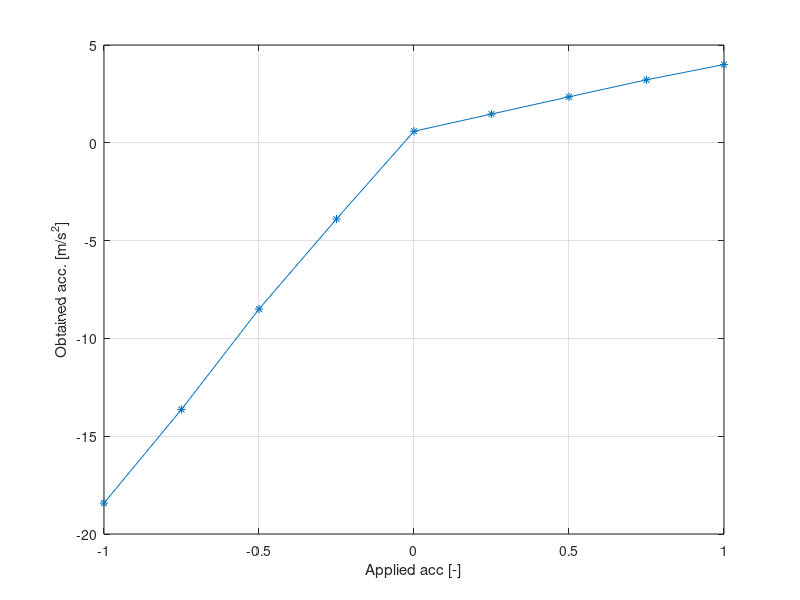

Recreate this plot in MATLAB.
% Motorcycle model definition file.
% Author(s): G.D Wood
% Copyright 1990-2002 The MathWorks, Inc.

% Inertia parameters.
Mff_str = 13.1;  % kg.  Mass of the front steering body (steering axle + suspension)
Mff_sus = 17.5;  % kg.  Mass of the suspension
Mmain  = 209.6;  % kg.  Mass of the main frame
Mfw = 25.6;      % kg.  Mass of the front wheel
Mrw = 25.6;      % kg.  Mass of the rear wheel
Mubr = 44.5;     % kg.  Mass of the rider
Mswg_arm = 0;    % kg.  Mass of the swingarm

% Inertia parameters for the front suspension
Iff_strx = 0.8;  % kg*m^2. 
Iff_stry = 1.2;  % kg*m^2. 
Iff_strz = 0.5;  % kg*m^2. 
Iff_strxz = 0;   % kg*m^2. 

% Inertia matrix for the front suspension
Iff_sus = [Iff_stry 0 Iff_strxz;
           0 Iff_stry 0;
           Iff_strxz 0 Iff_strz*0.1]*0.2 ;
       
% Inertia matrix for the rear suspension
Iff_rear_sus = [Iff_stry 0 Iff_strxz;0 Iff_stry 0;Iff_strxz 0 Iff_strz*0.1]*0.2 ;

% Inertia parameters for the main frame
Imnx = 6.9;      % kg*m^2. 
Imny = 34.1;     % kg*m^2.
Imnz = 21.1;     % kg*m^2.
Imnxz  = 1.7;    % kg*m^2.

% Inertia matrix for the main frame
Imn = [Imnx+5 0 Imnxz;0 Imny 0;Imnxz 0 Imnz+5]*0.68 ;

% Inertia matrix for the front steer body
Iff_str = [Iff_stry 0 Iff_strxz;
           0 Iff_stry 0;
           Iff_strxz 0 Iff_strz*0.1]*0.25 ;
       
% Inertia parameters for the rider
Iubrx = 1.3;     % kg*m^2.
Iubry = 2.1;     % kg*m^2.
Iubrz = 1.4;     % kg*m^2.
Iubrxz = 0.3;    % kg*m^2.

% Inertia matrix for the rider
Iubr = [Iubrx 0 Iubrxz;0 Iubry 0;Iubrxz 0 Iubrz] ;

% Inertia parameters for the front wheel and rear wheel
Ifwx = 0.3 ;     % kg*m^2.
Ifwy  = 0.58;    % kg*m^2.
Ifwz = 0.3 ;     % kg*m^2.
Irwx = 0.38 ;    % kg*m^2.
Irwy = 0.74;     % kg*m^2.
Irwz = 0.38 ;    % kg*m^2.

% Inertia matrix for the front wheel and rear wheel
Ifw = [Ifwx 0 0;0 Ifwy 0;0 0 Ifwz] ;
Irw = [Irwx 0 0;0 Irwy 0;0 0 Irwz] ;

% Geometric parameters.
x1  =  0.770;   % m
z1  = -0.582;   % m
x2  =  1.168;   % m
z2  = -0.834;   % m
x3  =  1.165;   % m
z3  = -0.869;   % m
x4  =  1.225;   % m
z4  = -0.867;   % m
x5  =  1.539;   % m
z5  = -0.318;   % m
x6  =  1.539;   % m
z6  = -0.318;   % m
x7  =  0.000;   % m
z7  = -0.321;   % m
x8  =  0.680;   % m
z8  = -0.532;   % m
x9  =  0.600;   % m
z9  = -1.000;   % m
x10 =  0.600;   % m
z10 = -1.190;   % m
x11 =  0.400;   % m
z11 = -0.321;   % m
x12 =  0.000;   % m
z12 = -0.330;   % m
x13 =  0.000;   % m
z13 = -0.700;   % m
x14 =  0.100;   % m
z14 = -0.330;   % m
r_tcf = 0.049;  % m  Front camber const.
r_tcr = 0.07;   % m  Rear camber const.
fwrad = 0.319;  % m  Front wheel radius
rwrad = 0.321;  % m  Rear wheel radius
epsilon = 0.52; %rad Steer axle inclination with the vertical

% Suspension parameters.
r_sprld0 = 1540.0;  
f_sprld0 = 940.0;  
Ksf = 9000.0;  
Csf = 550.0;  
Ksr = 25700.0;
Csr = 1100.0; 
Ktf = 115000.0;  
Ktr = 170000.0;  
fw_ld0 = 1250.0;  
rw_ld0 = 1792.0;

% Stiffness and damping parameters.
Kp_ubr = 10000.0;
Cp_ubr = 85.2;  
Kp_twst = 34100.0;  
Cp_twst = 99.7;  
Kp_str = 0.0;
Kp_sts = 1000000.0;  
Cp_str = 7.4;  


% Tyre parameters.
C_Mgf = 4.8;
C_Mgr = 7.9;
C_Faf = 1.85e4;
C_Far = 2.58e4;
C_Fgf = 1.71e3;
C_Fgr = 2.80e3;
p_agf = 0.46;  
p_agr = 0.4;
p_ggf = 0.36;  
p_ggr = 0.5;  
q_aaf = 10.1;  
q_aar = 10.1; 
q_ggf = 5.1;  
q_ggr = 5.1;
t_pf = 0.03; 
t_pr = 0.03;  
n_af = 14;  
n_ar = 1.9;  
n_gf = 1.3; 
n_gr = 1.69;
sigma_fyr = 0.25;  
sigma_fyf = 0.25;  
r_sl_stf = 20000;  
f_sl_stf = 15000;

% Set-defaults
theta = 0.0; % Grade angle (gravity)
brake = 0.0; % Brake ratio? (Not sure about this)
satf = 4800; % Saturation force of the tire
v_ini = 30.0; % m/s Initial velocity


% Suspension pickup points.
Pickup.p1.name  = 'Aerodynamics centre of pressure';
Pickup.p1.coordinates = eval(['[x1 0 z1]']);
Pickup.p2.name = 'Twist axis joint with rear frame';
Pickup.p2.coordinates = eval(['[x2 0 z2]']);
Pickup.p3.name = 'Centre of mass of front frame steer body'; 
Pickup.p3.coordinates = eval(['[x3 0 z3]']);
Pickup.p4.name = 'Joint co-ordinate for front frame suspension and steer bodies'; 
Pickup.p4.coordinates = eval(['[x4 0 z4]']);
Pickup.p5.name = 'Centre of mass of front suspension body';
Pickup.p5.coordinates = eval(['[x5 0 z5]']);
Pickup.p6.name = 'Front wheel attachment point'; 
Pickup.p6.coordinates = eval(['[x6 0 z6]']);
Pickup.p7.name = 'Rear wheel centre point'; 
Pickup.p7.coordinates = eval(['[x7 0 z7]']);
Pickup.p8.name = 'Centre of mass of the main frame'; 
Pickup.p8.coordinates = eval(['[x8 0 z8]']);
Pickup.p9.name =  'Attachment point for rider on rear frame'; 
Pickup.p9.coordinates = eval(['[x9 0 z9]']);
Pickup.p10.name = 'Rider centre of mass'; 
Pickup.p10.coordinates = eval(['[x10 0 z10]']);
Pickup.p11.name = 'Swinging arm joint point to main frame'; 
Pickup.p11.coordinates = eval(['[x11 0 z11]']);
Pickup.p12.name = 'Attachment point for the rear spring onto bottom link'; 
Pickup.p12.coordinates = eval(['[x12 0 z12]']);
Pickup.p13.name = 'Attachment point for the rear spring onto main frame'; 
Pickup.p13.coordinates = eval(['[x13 0 z13]']);
Pickup.p14.name = 'Centre of mass of swing arm'; 
Pickup.p14.coordinates = eval(['[x14 0 z14]']);

% Torque-->Inputs block
inputs.del_min  = 0.05 ; % Minimum delta-steering angle

% tranfer function relating [input] steering angle (\delta_{ref}) and
% [output] steering torque
inputs.del_tf_num = -10*[5] ; 
inputs.del_tf_den = [1 5] ;

% Engine parameters
% Engine = min(-inputs.engine_a1*acc, inputs.engine_a2) +
%                max(-inputs.engine_b1*acc, -inputs.engine_b2) ;
inputs.engine_a1 = 150 ;
inputs.engine_a2 = 0 ;
inputs.engine_b1 = 750 ;
inputs.engine_b2 = 0 ;

% Aerodynamics block
CDA = 0.312;  
CLA = 0.114;
Aero.Drag = -0.5*1.227*CDA ;
Aero.Lift = -0.5*1.227*CLA ;
%% Relationship between applied and obtained acceleration
x = -1:0.25:1 ;                                         % applied acc.
y = [-18.42;-13.63;-8.5;-3.895;0.59;1.47;2.35;3.22;4] ; % obtained acc.
plot(x,y,'-*')
xlabel('Applied acc [-]')
ylabel('Obtained acc. [m/s^2]')
grid on

%% Relationship between applied and obtained steering
